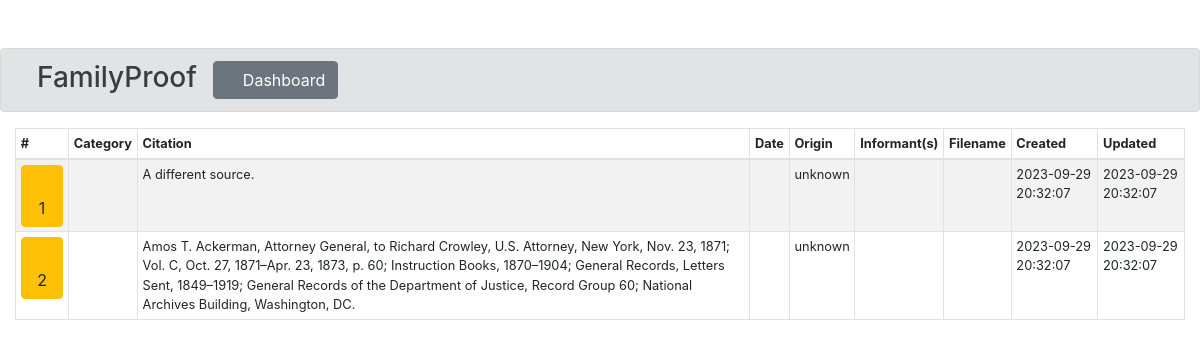
Screenshot of /app/sources.php with the database file from the repository.
### tables this page shows
CREATE TABLE sources (
    id INT NOT NULL PRIMARY KEY AUTO_INCREMENT,
    category VARCHAR(100),
    citation TEXT NOT NULL,
    sourcedate VARCHAR(10),
    provenance ENUM('original', 'derived', 'authored', 'unknown') NOT NULL DEFAULT 'unknown',
    informants VARCHAR(255),
    mediaurl TEXT,
    created DATETIME DEFAULT CURRENT_TIMESTAMP,
    lastmodified DATETIME DEFAULT CURRENT_TIMESTAMP ON UPDATE CURRENT_TIMESTAMP
);

### app/sources.php (the view, shortened to what this page needs)
<!DOCTYPE html>
<html lang="en">
<head>
    <?php require_once "stylesheets.php"; ?>
</head>
<body>
    <?php require_once "header.php"; ?>
    <div class="wrapper">
        <div class="container-fluid">
        <?php
        $sql = "SELECT * FROM sources ORDER BY category, sourcedate";
            if($result = mysqli_query($link, $sql)) {
                if(mysqli_num_rows($result) > 0){
                    echo '<table class="table table-bordered table-striped table-sm" style="font-size: 0.8rem !important;">';
                    echo "<thead>";
                    echo "<tr>";
                        echo '<th>#</th>';
                        echo "<th>Category</th>";
                        echo '<th>Citation</th>';
                        echo '<th>Date</th>';
                        echo "<th>Origin</th>";
                        echo '<th>Informant(s)</th>';
                        echo '<th>Filename</th>';
                        echo '<th>Created</th>';
                        echo '<th>Updated</th>';
                    echo "</tr>";
                    echo "</thead>";
                    echo "<tbody>";
                    while($row = mysqli_fetch_array($result)) {
                        echo '<tr>';
                        if(isset($researchlogid)) {
                            echo '<td><a href="researchlog.php?researchlogid='.$researchlogid.'&sourceid='.$row["id"].'" class="btn btn-info"><i class="fa fa-paperclip"></i> '.$row["id"].'</a></td>';
                        } else {
                            echo '<td><a href="source.php?id='.$row["id"].'" class="btn btn-warning"><i class="fa fa-pencil"></i> '.$row["id"].'</a></td>';
                        }
                        echo '<td>'.$row["category"].'</td>';
                        echo '<td>'.$row["citation"].'</td>';
                        echo '<td>'.$row["sourcedate"].'</td>';
                        echo '<td>'.$row["provenance"].'</td>';
                        echo '<td>'.$row["informants"].'</td>';
                        echo '<td>'.$row["mediaurl"].'</td>';
                        echo '<td>'.$row["created"].'</td>';
                        echo '<td>'.$row["lastmodified"].'</td>';
                        echo '</tr>';
                    }
                    echo '</tbody></table>';
                }
            } else {
                echo "Ope! Something went wrong.";
            }
        ?>
        </div>
    </div>
</body>
</html>

### app/stylesheets.php (style rules this page uses)
.wrapper { width: 1200px; margin: 0 auto; }

### rows the page displays
sources: id "1", citation "A different source.", provenance "unknown", created "2023-09-29 20:32:07", lastmodified "2023-09-29 20:32:07"
sources: id "2", citation "Amos T. Ackerman, Attorney General, to Richard Crowley, U.S. Attorney, New York, Nov. 23, 1871; Vol. C, Oct. 27, 1871–Apr. 23, 1873, p. 60; Instruction Books, 1870–1904; General Records, Letters Sent, 1849–1919; General Records of the Department of Justice, Record Group 60; National Archives Building, Washington, DC.", provenance "unknown", created "2023-09-29 20:32:07", lastmodified "2023-09-29 20:32:07"
